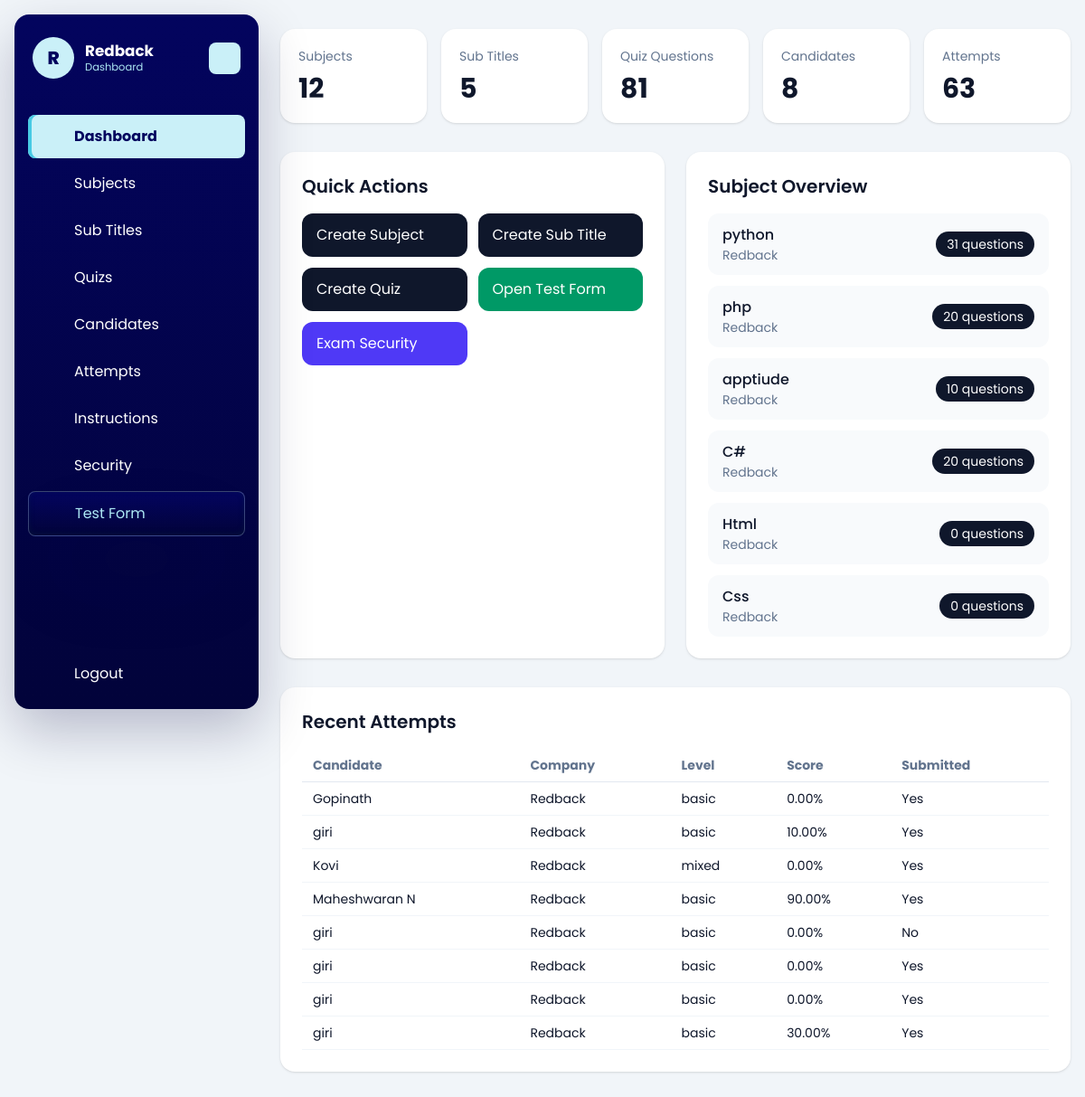
The page /dashboard/ (signed in) on the database its author committed.
### dashboard/models.py (models this page shows, shortened)
class Company(models.Model):
    name = models.CharField(max_length=150)
    image = models.ImageField(upload_to='company/', blank=True, null=True)
    email = models.EmailField(unique=True)
    password = models.CharField(max_length=128)
    is_active = models.BooleanField(default=True)
    test_instructions = models.TextField(
        default=DEFAULT_TEST_INSTRUCTIONS,
        blank=True,
        help_text='Instructions shown to candidates in the online test instructions drawer.',
    )
    allow_full_screen_lock = models.BooleanField(default=False)
    allow_pause_lock = models.BooleanField(default=False)
    allow_tab_switch_guard = models.BooleanField(default=False)
    allow_copy_paste_block = models.BooleanField(default=False)
    allow_right_click_disable = models.BooleanField(default=False)
    full_screen_lock = models.BooleanField(default=False)
    pause_lock = models.BooleanField(default=False)
    tab_switch_guard_enabled = models.BooleanField(default=False)
    copy_paste_block_enabled = models.BooleanField(default=False)
    right_click_disable_enabled = models.BooleanField(default=False)
    max_violation_warnings = models.PositiveIntegerField(default=3)
    exam_control_password = models.CharField(max_length=128, blank=True)
    created_at = models.DateTimeField(auto_now_add=True)
    updated_at = models.DateTimeField(auto_now=True)
    class Meta:
        ordering = ['name']
        verbose_name_plural = 'Companies'

class TestSubject(models.Model):
    company = models.ForeignKey(Company, on_delete=models.CASCADE, related_name='subjects')
    subject = models.CharField(max_length=150)
    subject_svg = models.TextField(blank=True, null=True)
    created_at = models.DateTimeField(auto_now_add=True)
    class Meta:
        ordering = ['subject']
        unique_together = ('company', 'subject')

### quiz/models.py (models this page shows, shortened)
class CandidateTestAttempt(models.Model):
    SESSION_SINGLE = 'single'
    SESSION_MULTI = 'multi'
    SESSION_CHOICES = [
        (SESSION_SINGLE, 'Single'),
        (SESSION_MULTI, 'Multi'),
    ]
    candidate = models.ForeignKey(Candidate, on_delete=models.CASCADE, related_name='attempts')
    company = models.ForeignKey(Company, on_delete=models.CASCADE, related_name='attempts')
    public_slug = models.CharField(max_length=190, unique=True, blank=True, db_index=True)
    session_type = models.CharField(max_length=10, choices=SESSION_CHOICES)
    level = models.CharField(max_length=20)
    question_count = models.PositiveIntegerField()
    duration_minutes = models.PositiveIntegerField()
    selected_subjects = models.JSONField(default=list, blank=True)
    selected_sub_titles = models.JSONField(default=list, blank=True)
    answers_json = models.JSONField(default=list, blank=True)
    correct_count = models.PositiveIntegerField(default=0)
    wrong_count = models.PositiveIntegerField(default=0)
    percentage = models.DecimalField(max_digits=5, decimal_places=2, default=0)
    started_at = models.DateTimeField(blank=True, null=True)
    submitted_at = models.DateTimeField(blank=True, null=True)
    is_submitted = models.BooleanField(default=False)
    is_paused = models.BooleanField(default=False)
    paused_at = models.DateTimeField(blank=True, null=True)
    total_paused_seconds = models.PositiveIntegerField(default=0)
    full_screen_lock_enabled = models.BooleanField(default=False)
    pause_lock_enabled = models.BooleanField(default=False)
    tab_switch_guard_enabled = models.BooleanField(default=False)
    copy_paste_block_enabled = models.BooleanField(default=False)
    right_click_disable_enabled = models.BooleanField(default=False)
    max_violation_warnings = models.PositiveIntegerField(default=3)
    tab_switch_count = models.PositiveIntegerField(default=0)
    warning_count = models.PositiveIntegerField(default=0)
    last_violation_at = models.DateTimeField(blank=True, null=True)
    violation_log_json = models.JSONField(default=list, blank=True)
    created_at = models.DateTimeField(auto_now_add=True)
    class Meta:
        ordering = ['-created_at']

class Candidate(models.Model):
    name = models.CharField(max_length=150)
    email = models.EmailField()
    designation_tech = models.CharField(max_length=150)
    created_at = models.DateTimeField(auto_now_add=True)
    class Meta:
        ordering = ['name']

### dashboard/views.py (the view)
# urls.py: path('', views.dashboard_home, name='home'),
@company_login_required
def dashboard_home(request):
    company = request.company
    context = {
        'subject_count': TestSubject.objects.filter(company=company).count(),
        'subtitle_count': SubTitle.objects.filter(test_subject__company=company).count(),
        'quiz_count': Quiz.objects.filter(test_subject__company=company).count(),
        'candidate_count': Candidate.objects.filter(attempts__company=company).distinct().count(),
        'attempt_count': CandidateTestAttempt.objects.filter(company=company).count(),
        'subjects': TestSubject.objects.filter(company=company).select_related('company').annotate(
            quiz_total=Count('quizzes')
        )[:6],
        'recent_attempts': CandidateTestAttempt.objects.filter(company=company).select_related(
            'candidate', 'company'
        )[:8],
        'company': company,
    }
    return render(request, 'dashboard/home.html', context)

### templates/dashboard/home.html (shortened to what this page needs)
{% extends "base.html" %}
{% block content %}
{% include 'dashboard/header.html' %}
<div id="dashboard-page-content">
<section class="grid gap-4 md:grid-cols-5">
    <div class="rounded-2xl bg-white p-5 shadow-sm">
        <p class="text-sm text-slate-500">Subjects</p>
        <p class="mt-2 text-3xl font-bold">{{ subject_count }}</p>
    </div>
    <div class="rounded-2xl bg-white p-5 shadow-sm">
        <p class="text-sm text-slate-500">Sub Titles</p>
        <p class="mt-2 text-3xl font-bold">{{ subtitle_count }}</p>
    </div>
    <div class="rounded-2xl bg-white p-5 shadow-sm">
        <p class="text-sm text-slate-500">Quiz Questions</p>
        <p class="mt-2 text-3xl font-bold">{{ quiz_count }}</p>
    </div>
    <div class="rounded-2xl bg-white p-5 shadow-sm">
        <p class="text-sm text-slate-500">Candidates</p>
        <p class="mt-2 text-3xl font-bold">{{ candidate_count }}</p>
    </div>
    <div class="rounded-2xl bg-white p-5 shadow-sm">
        <p class="text-sm text-slate-500">Attempts</p>
        <p class="mt-2 text-3xl font-bold">{{ attempt_count }}</p>
    </div>
</section>
<section class="mt-8 grid gap-6 lg:grid-cols-2">
    <div class="rounded-2xl bg-white p-6 shadow-sm">
        <div class="mb-4 flex items-center justify-between">
            <h2 class="text-xl font-semibold">Quick Actions</h2>
        </div>
        <div class="grid gap-3 sm:grid-cols-2">
            <a href="{% url 'dashboard:subject_create' %}" class="rounded-xl bg-slate-900 px-4 py-3 text-white">Create Subject</a>
            <a href="{% url 'dashboard:subtitle_create' %}" class="rounded-xl bg-slate-900 px-4 py-3 text-white">Create Sub Title</a>
            <a href="{% url 'dashboard:quiz_create' %}" class="rounded-xl bg-slate-900 px-4 py-3 text-white">Create Quiz</a>
            <a href="{% url 'quiz:start' %}" class="rounded-xl bg-emerald-600 px-4 py-3 text-white">Open Test Form</a>
            <a href="{% url 'dashboard:company_settings' %}" class="rounded-xl bg-indigo-600 px-4 py-3 text-white">Exam Security</a>
        </div>
    </div>
    <div class="rounded-2xl bg-white p-6 shadow-sm">
        <h2 class="text-xl font-semibold">Subject Overview</h2>
        <div class="mt-4 space-y-3">
            {% for subject in subjects %}
                <div class="flex items-center justify-between rounded-xl bg-slate-50 px-4 py-3">
                    <div>
                        <p class="font-medium">{{ subject.subject }}</p>
                        <p class="text-sm text-slate-500">{{ subject.company.name }}</p>
                    </div>
                    <span class="rounded-full bg-slate-900 px-3 py-1 text-sm text-white">{{ subject.quiz_total }} questions</span>
                </div>
            {% empty %}
                <p class="text-slate-500">No subjects created yet.</p>
            {% endfor %}
        </div>
    </div>
</section>
<section class="mt-8 rounded-2xl bg-white p-6 shadow-sm">
    <h2 class="text-xl font-semibold">Recent Attempts</h2>
    <div class="mt-4 overflow-x-auto">
        <table class="min-w-full text-left text-sm">
            <thead class="border-b border-slate-200 text-slate-500">
                <tr>
                    <th class="px-3 py-2">Candidate</th>
                    <th class="px-3 py-2">Company</th>
                    <th class="px-3 py-2">Level</th>
                    <th class="px-3 py-2">Score</th>
                    <th class="px-3 py-2">Submitted</th>
                </tr>
            </thead>
            <tbody>
                {% for attempt in recent_attempts %}
                    <tr class="border-b border-slate-100">
                        <td class="px-3 py-2">{{ attempt.candidate.name }}</td>
                        <td class="px-3 py-2">{{ attempt.company.name }}</td>
                        <td class="px-3 py-2">{{ attempt.level }}</td>
                        <td class="px-3 py-2">{{ attempt.percentage }}%</td>
                        <td class="px-3 py-2">{{ attempt.is_submitted|yesno:"Yes,No" }}</td>
                    </tr>
                {% empty %}
                    <tr>
                        <td colspan="5" class="px-3 py-6 text-center text-slate-500">No test attempts yet.</td>
                    </tr>
                {% endfor %}
            </tbody>
        </table>
    </div>
</section>
</div>
{% endblock %}

### templates/dashboard/header.html (shortened to what this page needs)
<aside class="dashboard-sidebar" data-dashboard-sidebar>
    <header class="dashboard-sidebar-header">
        <a href="/" class="dashboard-brand">
            <span class="dashboard-brand-mark">{{ request.company.name|default:"Company"|slice:":1"|upper }}</span>
            <span class="dashboard-brand-text">
                <strong>{{ request.company.name|default:"Company" }}</strong>
                <span>Dashboard</span>
            </span>
        </a>
        <button class="dashboard-toggler dashboard-sidebar-toggler" type="button" aria-label="Toggle sidebar">
        </button>
    </header>
    <nav class="dashboard-sidebar-nav"
        aria-label="Dashboard navigation"
        hx-boost="true"
        hx-target="#dashboard-page-content"
        hx-select="#dashboard-page-content"
        hx-push-url="true">
        <ul class="dashboard-nav-list dashboard-primary-nav">
            {% if request.session.company_id %}
                <li class="dashboard-nav-item">
                    <a href="/dashboard/" class="dashboard-nav-link" data-dashboard-nav-link data-nav-exact>
                        <span class="dashboard-nav-label">Dashboard</span>
                    </a>
                </li>
                <li class="dashboard-nav-item">
                    <a href="/dashboard/subjects/" class="dashboard-nav-link" data-dashboard-nav-link>
                        <span class="dashboard-nav-label">Subjects</span>
                    </a>
                </li>
                <li class="dashboard-nav-item">
                    <a href="/dashboard/subtitles/" class="dashboard-nav-link" data-dashboard-nav-link>
                        <span class="dashboard-nav-label">Sub Titles</span>
                    </a>
                </li>
                <li class="dashboard-nav-item">
                    <a href="/dashboard/quizzes/" class="dashboard-nav-link" data-dashboard-nav-link>
                        <span class="dashboard-nav-label">Quizs</span>
                    </a>
                </li>
                <li class="dashboard-nav-item">
                    <a href="/dashboard/candidates/" class="dashboard-nav-link" data-dashboard-nav-link>
                        <span class="dashboard-nav-label">Candidates</span>
                    </a>
                </li>
                <li class="dashboard-nav-item">
                    <a href="/dashboard/attempts/" class="dashboard-nav-link" data-dashboard-nav-link>
                        <span class="dashboard-nav-label">Attempts</span>
                    </a>
                </li>
                <li class="dashboard-nav-item">
                    <a href="/dashboard/settings/instructions/" class="dashboard-nav-link" data-dashboard-nav-link>
                        <span class="dashboard-nav-label">Instructions</span>
                    </a>
                </li>
                <li class="dashboard-nav-item">
                    <a href="/dashboard/settings/security/" class="dashboard-nav-link" data-dashboard-nav-link>
                        <span class="dashboard-nav-label">Security</span>
                    </a>
                </li>
                <li class="dashboard-nav-item">
                    <a href="/quiz/start/" class="dashboard-nav-link is-accent" data-dashboard-nav-link hx-boost="false">
                        <span class="dashboard-nav-label">Test Form</span>
                    </a>
                </li>
            {% endif %}
        </ul>
        {% if request.session.company_id %}
            <ul class="dashboard-nav-list dashboard-secondary-nav">
                <li class="dashboard-nav-item">
                    <a href="/dashboard/logout/" class="dashboard-nav-link is-danger">
                        <span class="dashboard-nav-label">Logout</span>
                    </a>
                </li>
            </ul>
        {% endif %}
    </nav>
</aside>

### rows shown on the page
Company: company.name "R", company.name "Redback"
TestSubject: subject "python", company.name "Redback", quiz_total "31"
TestSubject: subject "php", company.name "Redback", quiz_total "20"
TestSubject: subject "apptiude", company.name "Redback", quiz_total "10"
TestSubject: subject "C#", company.name "Redback", quiz_total "20"
TestSubject: subject "Html", company.name "Redback", quiz_total "0"
TestSubject: subject "Css", company.name "Redback", quiz_total "0"
CandidateTestAttempt: candidate.name "Gopinath", company.name "Redback", level "basic", percentage "0.00", is_submitted "Yes"
CandidateTestAttempt: candidate.name "giri", company.name "Redback", level "basic", percentage "10.00", is_submitted "Yes"
CandidateTestAttempt: candidate.name "Kovi", company.name "Redback", level "mixed", percentage "0.00", is_submitted "Yes"
CandidateTestAttempt: candidate.name "Maheshwaran N", company.name "Redback", level "basic", percentage "90.00", is_submitted "Yes"
CandidateTestAttempt: candidate.name "giri", company.name "Redback", level "basic", percentage "0.00", is_submitted "No"
CandidateTestAttempt: candidate.name "giri", company.name "Redback", level "basic", percentage "0.00", is_submitted "Yes"
CandidateTestAttempt: candidate.name "giri", company.name "Redback", level "basic", percentage "0.00", is_submitted "Yes"
CandidateTestAttempt: candidate.name "giri", company.name "Redback", level "basic", percentage "30.00", is_submitted "Yes"

### other values the page prints
{{ subject_count }} "12"
{{ subtitle_count }} "5"
{{ quiz_count }} "81"
{{ candidate_count }} "8"
{{ attempt_count }} "63"
